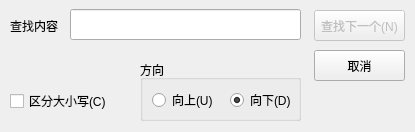
<?xml version="1.0" encoding="UTF-8"?>
<ui version="4.0">
 <class>FindDialog</class>
 <widget class="QDialog" name="FindDialog">
  <property name="geometry">
   <rect>
    <x>0</x>
    <y>0</y>
    <width>415</width>
    <height>132</height>
   </rect>
  </property>
  <property name="minimumSize">
   <size>
    <width>415</width>
    <height>132</height>
   </size>
  </property>
  <property name="maximumSize">
   <size>
    <width>415</width>
    <height>132</height>
   </size>
  </property>
  <property name="windowTitle">
   <string>Dialog</string>
  </property>
  <property name="windowIcon">
   <iconset resource="images.qrc">
    <normaloff>:/app.ico</normaloff>:/app.ico</iconset>
  </property>
  <widget class="QLabel" name="label">
   <property name="geometry">
    <rect>
     <x>10</x>
     <y>20</y>
     <width>54</width>
     <height>12</height>
    </rect>
   </property>
   <property name="text">
    <string>查找内容</string>
   </property>
  </widget>
  <widget class="QLineEdit" name="lineEdit">
   <property name="geometry">
    <rect>
     <x>70</x>
     <y>9</y>
     <width>231</width>
     <height>31</height>
    </rect>
   </property>
  </widget>
  <widget class="QPushButton" name="findButton">
   <property name="enabled">
    <bool>false</bool>
   </property>
   <property name="geometry">
    <rect>
     <x>314</x>
     <y>10</y>
     <width>91</width>
     <height>31</height>
    </rect>
   </property>
   <property name="text">
    <string>查找下一个(N)</string>
   </property>
   <property name="checkable">
    <bool>false</bool>
   </property>
  </widget>
  <widget class="QPushButton" name="pushButton_2">
   <property name="geometry">
    <rect>
     <x>314</x>
     <y>50</y>
     <width>91</width>
     <height>31</height>
    </rect>
   </property>
   <property name="text">
    <string>取消</string>
   </property>
  </widget>
  <widget class="QCheckBox" name="checkBox">
   <property name="geometry">
    <rect>
     <x>10</x>
     <y>93</y>
     <width>101</width>
     <height>16</height>
    </rect>
   </property>
   <property name="text">
    <string>区分大小写(C)</string>
   </property>
  </widget>
  <widget class="QGroupBox" name="groupBox">
   <property name="geometry">
    <rect>
     <x>140</x>
     <y>60</y>
     <width>161</width>
     <height>61</height>
    </rect>
   </property>
   <property name="title">
    <string>方向</string>
   </property>
   <widget class="QWidget" name="horizontalLayoutWidget">
    <property name="geometry">
     <rect>
      <x>0</x>
      <y>20</y>
      <width>168</width>
      <height>41</height>
     </rect>
    </property>
    <layout class="QHBoxLayout" name="horizontalLayout">
     <item>
      <spacer name="horizontalSpacer">
       <property name="orientation">
        <enum>Qt::Horizontal</enum>
       </property>
       <property name="sizeHint" stdset="0">
        <size>
         <width>40</width>
         <height>20</height>
        </size>
       </property>
      </spacer>
     </item>
     <item>
      <spacer name="horizontalSpacer_4">
       <property name="orientation">
        <enum>Qt::Horizontal</enum>
       </property>
       <property name="sizeHint" stdset="0">
        <size>
         <width>40</width>
         <height>20</height>
        </size>
       </property>
      </spacer>
     </item>
     <item>
      <widget class="QRadioButton" name="radioUpButton">
       <property name="text">
        <string>向上(U)</string>
       </property>
      </widget>
     </item>
     <item>
      <spacer name="horizontalSpacer_2">
       <property name="orientation">
        <enum>Qt::Horizontal</enum>
       </property>
       <property name="sizeHint" stdset="0">
        <size>
         <width>40</width>
         <height>20</height>
        </size>
       </property>
      </spacer>
     </item>
     <item>
      <widget class="QRadioButton" name="radioDownButton">
       <property name="text">
        <string>向下(D)</string>
       </property>
       <property name="checked">
        <bool>true</bool>
       </property>
      </widget>
     </item>
     <item>
      <spacer name="horizontalSpacer_5">
       <property name="orientation">
        <enum>Qt::Horizontal</enum>
       </property>
       <property name="sizeHint" stdset="0">
        <size>
         <width>40</width>
         <height>20</height>
        </size>
       </property>
      </spacer>
     </item>
     <item>
      <spacer name="horizontalSpacer_3">
       <property name="orientation">
        <enum>Qt::Horizontal</enum>
       </property>
       <property name="sizeHint" stdset="0">
        <size>
         <width>40</width>
         <height>20</height>
        </size>
       </property>
      </spacer>
     </item>
    </layout>
   </widget>
  </widget>
 </widget>
 <resources>
  <include location="images.qrc"/>
 </resources>
 <connections/>
</ui>
